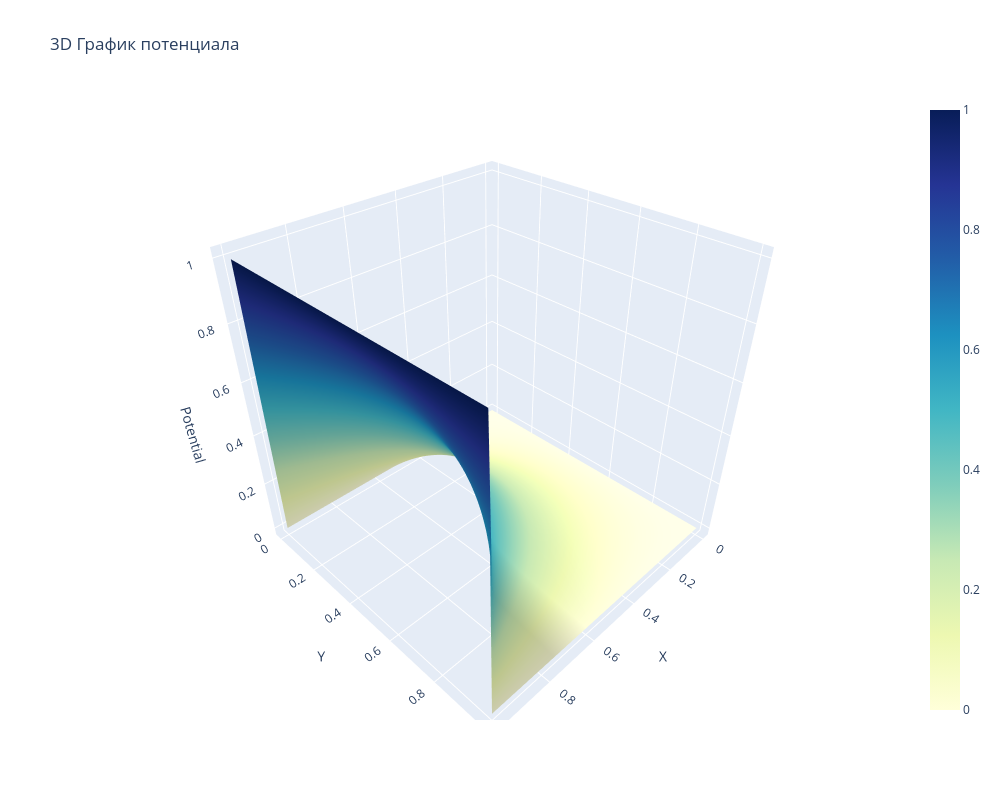

Write notebook code for a chart like this one.
### Markdown cell above
## Метод сверхрелаксации

### Code cell
result = poisson_equation.potential_result(
                        all_solvers[2], boundary_conditions, 
                        source, nod_number, 
                        iteration, precision, omega = 1.9)
plot_potential(result, nod_number)

### Figure 1 — Plotly figure (JSON) as saved in the notebook; plotly's stock layout.template omitted (floating-point values rounded to 4 significant figures; data arrays with more than 128 entries replaced by an {"elided": "..."} marker saying what was removed)
{"data": [{"colorscale": [[0, "rgb(255,255,217)"], [0.125, "rgb(237,248,177)"], [0.25, "rgb(199,233,180)"], [0.375, "rgb(127,205,187)"], [0.5, "rgb(65,182,196)"], [0.625, "rgb(29,145,192)"], [0.75, "rgb(34,94,168)"], [0.875, "rgb(37,52,148)"], [1, "rgb(8,29,88)"]], "type": "surface", "x": {"elided": "100x100 float values"}, "y": {"elided": "100x100 float values"}, "z": {"elided": "100x100 float values"}}], "layout": {"height": 800, "scene": {"xaxis": {"title": {"text": "X"}}, "yaxis": {"title": {"text": "Y"}}, "zaxis": {"title": {"text": "Potential"}}}, "title": {"text": "3D График потенциала"}, "width": 1000}}
